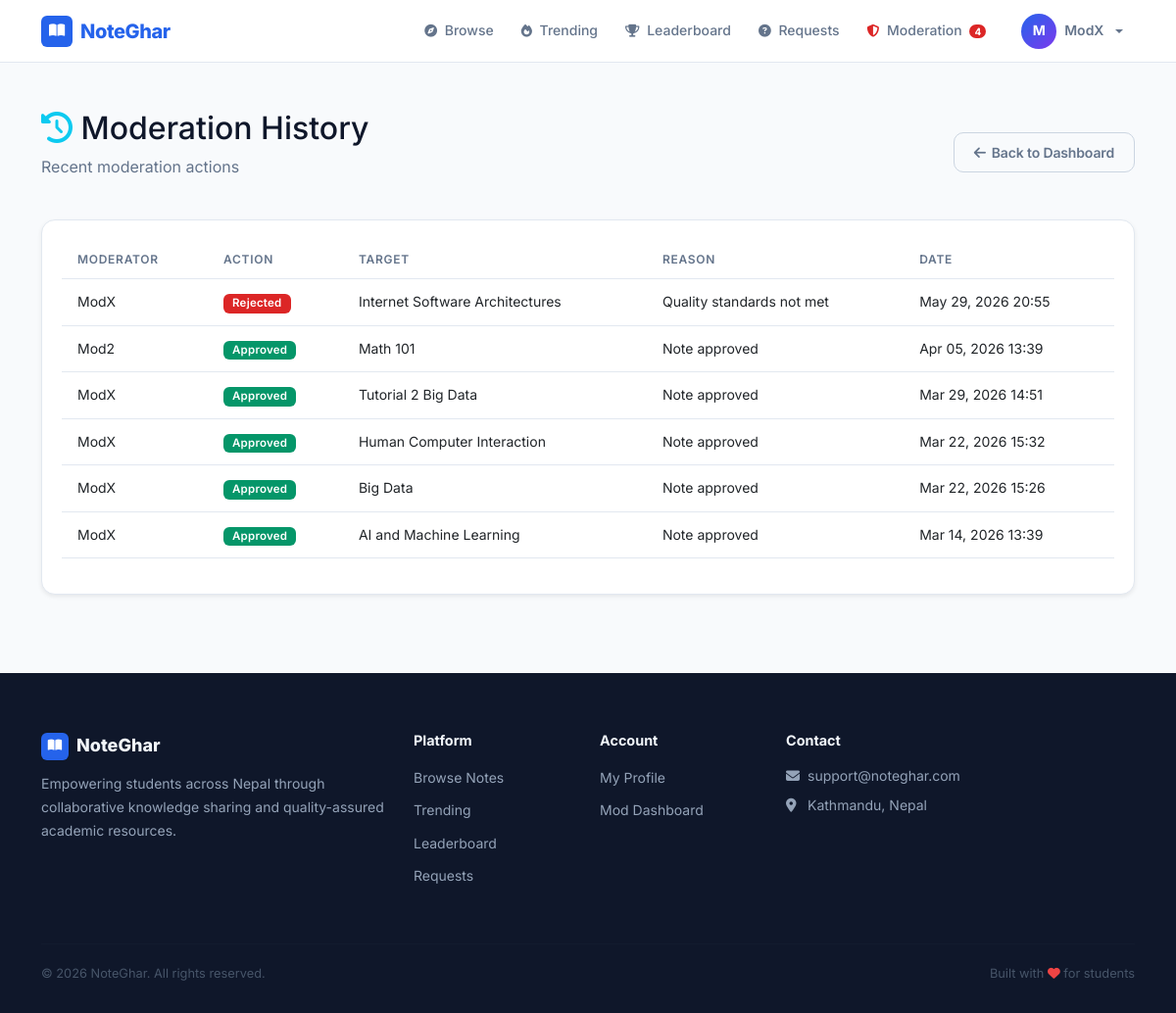
The page /moderation/history/ (signed in) on the database its author committed.
### accounts/models.py (models this page shows, shortened)
class User(AbstractUser):
    ROLE_CHOICES = (
        ('student', 'Student'),
        ('moderator', 'Moderator'),
        ('admin', 'Admin'),
    )
    role = models.CharField(max_length=20, choices=ROLE_CHOICES, default='student')
    phone = models.CharField(max_length=15, blank=True, null=True)
    institution = models.ForeignKey(
        'notes.Institution',
        on_delete=models.SET_NULL,
        null=True,
        blank=True,
        related_name='users',
        help_text='User\'s affiliated institution'
    )
    profile_picture = models.ImageField(upload_to='profiles/', blank=True, null=True)
    bio = models.TextField(blank=True, null=True)
    is_verified = models.BooleanField(default=False)
    specialization_courses = models.ManyToManyField(
        'notes.Course',
        blank=True,
        related_name='specialized_moderators',
        help_text='Courses this moderator specializes in'
    )
    specialization_subjects = models.ManyToManyField(
        'notes.Subject',
        blank=True,
        related_name='specialized_moderators',
        help_text='Specific subjects within courses'
    )
    qualification_document = models.FileField(
        upload_to='qualifications/%Y/%m/',
        blank=True,
        null=True,
        help_text='Upload degree certificate, transcript, or other proof of qualification (PDF, JPG, PNG)'
    )
    qualification_verified = models.BooleanField(
        default=False,
        help_text='Admin has verified the qualification documents'
    )
    qualification_notes = models.TextField(
        blank=True,
        help_text='Admin notes about qualification verification'
    )
    created_at = models.DateTimeField(auto_now_add=True)
    updated_at = models.DateTimeField(auto_now=True)
    def is_admin_user(self):
        return self.role == 'admin' or self.is_superuser

### moderation/models.py (models this page shows, shortened)
class ModerationAction(models.Model):
    ACTION_TYPES = [
        ('approve', 'Approved Content'),
        ('reject', 'Rejected Content'),
        ('remove', 'Removed Content'),
        ('warn', 'Warned User'),
        ('restore', 'Restored Content'),
        ('edit', 'Edited Content'),
    ]
    moderator = models.ForeignKey(
        settings.AUTH_USER_MODEL,
        on_delete=models.CASCADE,
        related_name='moderation_actions',
        help_text='Moderator who performed the action'
    )
    action_type = models.CharField(
        max_length=20,
        choices=ACTION_TYPES,
        db_index=True
    )
    note = models.ForeignKey(
        'notes.Note',
        on_delete=models.CASCADE,
        null=True,
        blank=True,
        related_name='moderation_actions'
    )
    report = models.ForeignKey(
        'notes.Report',
        on_delete=models.SET_NULL,
        null=True,
        blank=True,
        related_name='moderation_actions'
    )
    target_user = models.ForeignKey(
        settings.AUTH_USER_MODEL,
        on_delete=models.CASCADE,
        related_name='received_moderation_actions',
        null=True,
        blank=True,
        help_text='User who received this moderation action'
    )
    reason = models.TextField(
        help_text='Reason for this moderation action'
    )
    ip_address = models.GenericIPAddressField(
        null=True,
        blank=True,
        help_text='IP address of moderator'
    )
    created_at = models.DateTimeField(auto_now_add=True, db_index=True)
    class Meta:
        ordering = ['-created_at']
        indexes = [
            models.Index(fields=['moderator', '-created_at']),
            models.Index(fields=['action_type', '-created_at']),
            models.Index(fields=['note', '-created_at']),
        ]
        verbose_name = 'Moderation Action'
        verbose_name_plural = 'Moderation Actions'

### notes/models.py (models this page shows, shortened)
class Note(models.Model):
    STATUS_CHOICES = (
        ('pending', 'Pending Review'),
        ('approved', 'Approved'),
        ('rejected', 'Rejected'),
    )
    title = models.CharField(max_length=300)
    description = models.TextField()
    subject = models.ForeignKey(Subject, on_delete=models.CASCADE, related_name='notes')
    course = models.ForeignKey(Course, on_delete=models.CASCADE, related_name='notes')
    semester = models.ForeignKey(Semester, on_delete=models.CASCADE, related_name='notes')
    assigned_moderator = models.ForeignKey(
        settings.AUTH_USER_MODEL,
        on_delete=models.SET_NULL,
        null=True,
        blank=True,
        related_name='assigned_notes',
        help_text='Moderator assigned to review this note'
    )
    file = models.FileField(
        upload_to='notes/%Y/%m/',
        validators=[FileExtensionValidator(allowed_extensions=['pdf', 'docx', 'doc', 'ppt', 'pptx'])]
    )
    file_size = models.IntegerField(default=0, help_text="File size in bytes")
    uploaded_by = models.ForeignKey(settings.AUTH_USER_MODEL, on_delete=models.CASCADE, related_name='notes')
    status = models.CharField(max_length=20, choices=STATUS_CHOICES, default='pending')
    tags = models.ManyToManyField(Tag, blank=True, related_name='notes')
    download_count = models.IntegerField(default=0)
    view_count = models.IntegerField(default=0)
    created_at = models.DateTimeField(auto_now_add=True)
    updated_at = models.DateTimeField(auto_now=True)
    approved_at = models.DateTimeField(null=True, blank=True)
    approved_by = models.ForeignKey(
        settings.AUTH_USER_MODEL,
        on_delete=models.SET_NULL,
        null=True,
        blank=True,
        related_name='approved_notes'
    )
    class Meta:
        ordering = ['-created_at']

### moderation/views.py (the view)
# urls.py: path('history/', views.moderation_history, name='history'),
@user_passes_test(is_moderator)
def moderation_history(request):
    actions = ModerationAction.objects.select_related(
        'moderator', 'note', 'target_user'
    ).order_by('-created_at')
    moderator_id = request.GET.get('moderator')
    if moderator_id:
        actions = actions.filter(moderator_id=moderator_id)
    action_type = request.GET.get('type')
    if action_type:
        actions = actions.filter(action_type=action_type)
    actions = actions[:50]  # Limit to 50 for now
    context = {
        'actions': actions,
        'total_count': actions.count(),
    }
    return render(request, 'moderation/history.html', context)

### core/templates/moderation/history.html (shortened to what this page needs)
{% extends 'base.html' %}
{% block content %}
<div class="container my-5">
    <div class="d-flex justify-content-between align-items-center mb-4">
        <div>
            <h2><i class="fas fa-history text-info"></i> Moderation History</h2>
            <p class="text-muted">Recent moderation actions</p>
        </div>
        <a href="{% url 'moderation:dashboard' %}" class="btn btn-outline-secondary">
            <i class="fas fa-arrow-left"></i> Back to Dashboard
        </a>
    </div>
    {% if actions %}
        <div class="card shadow-sm">
            <div class="card-body">
                <div class="table-responsive">
                    <table class="table table-hover">
                        <thead>
                            <tr>
                                <th>Moderator</th>
                                <th>Action</th>
                                <th>Target</th>
                                <th>Reason</th>
                                <th>Date</th>
                            </tr>
                        </thead>
                        <tbody>
                            {% for action in actions %}
                            <tr>
                                <td>{{ action.moderator.username }}</td>
                                <td>
                                    {% if action.action_type == 'approve' %}
                                        <span class="badge bg-success">Approved</span>
                                    {% elif action.action_type == 'reject' %}
                                        <span class="badge bg-danger">Rejected</span>
                                    {% elif action.action_type == 'remove' %}
                                        <span class="badge bg-warning text-dark">Removed</span>
                                    {% else %}
                                        <span class="badge bg-secondary">{{ action.get_action_type_display }}</span>
                                    {% endif %}
                                </td>
                                <td>
                                    {% if action.note %}
                                        {{ action.note.title|truncatewords:6 }}
                                    {% elif action.target_user %}
                                        User: {{ action.target_user.username }}
                                    {% else %}
                                        -
                                    {% endif %}
                                </td>
                                <td>{{ action.reason|truncatewords:8 }}</td>
                                <td>{{ action.created_at|date:"M d, Y H:i" }}</td>
                            </tr>
                            {% endfor %}
                        </tbody>
                    </table>
                </div>
            </div>
        </div>
    {% else %}
        <div class="alert alert-info text-center">
            <p class="mb-0">No moderation history available.</p>
        </div>
    {% endif %}
</div>
{% endblock %}

### core/templates/base.html (shortened to what this page needs)
<!DOCTYPE html>
<html lang="en">
<head>
    <link href="https://cdn.jsdelivr.net/npm/bootstrap@5.3.0/dist/css/bootstrap.min.css" rel="stylesheet">
    <link rel="stylesheet" href="https://cdnjs.cloudflare.com/ajax/libs/font-awesome/6.4.0/css/all.min.css">
</head>
<body>
    <nav class="navbar navbar-expand-lg">
        <div class="container d-flex align-items-center">
            <a class="navbar-brand" href="{% url 'core:home' %}">
                <span class="brand-icon"><i class="fas fa-book-open"></i></span>
                NoteGhar
            </a>
            <div class="collapse navbar-collapse" id="navbarNav">
                <ul class="navbar-nav ms-auto align-items-lg-center gap-1">
                    <li class="nav-item">
                        <a class="nav-link" href="{% url 'notes:list' %}"><i class="fas fa-compass"></i> Browse</a>
                    </li>
                    <li class="nav-item">
                        <a class="nav-link" href="{% url 'notes:trending' %}"><i class="fas fa-fire"></i> Trending</a>
                    </li>
                    <li class="nav-item">
                        <a class="nav-link" href="{% url 'notes:leaderboard' %}"><i class="fas fa-trophy"></i> Leaderboard</a>
                    </li>
                    {% if user.is_authenticated %}
                        <li class="nav-item">
                            <a class="nav-link" href="{% url 'notes:request_board' %}"><i class="fas fa-question-circle"></i> Requests</a>
                        </li>
                        {% if user.role in 'moderator,admin' or user.is_superuser %}
                        <li class="nav-item">
                            <a class="nav-link" href="{% url 'moderation:dashboard' %}">
                                <i class="fas fa-shield-alt" style="color: var(--danger);"></i> Moderation
                                {% if total_pending %}
                                    <span class="navbar-pending-badge">{{ total_pending }}</span>
                                {% endif %}
                            </a>
                        </li>
                        {% endif %}
                        <li class="nav-item dropdown ms-lg-2">
                            <a class="nav-link dropdown-toggle d-flex align-items-center gap-2" href="#" id="userDropdown" role="button" data-bs-toggle="dropdown">
                                <span class="user-avatar" style="padding:0;overflow:hidden;">
                                    {% if user.profile_picture %}
                                        <img src="{{ user.profile_picture.url }}" alt="{{ user.username }}" style="width:36px;height:36px;object-fit:cover;border-radius:50%;">
                                    {% else %}
                                        {{ user.username|slice:":1"|upper }}
                                    {% endif %}
                                </span>
                                <span class="d-none d-lg-inline" style="font-size: 0.875rem; font-weight: 600;">{{ user.username }}</span>
                            </a>
                        </li>
                    {% endif %}
                </ul>
            </div>
        </div>
    </nav>
    {% block content %}{% endblock %}
    <footer>
        <div class="container">
            <div class="row g-4">
                <div class="col-lg-4">
                    <div class="brand-footer">
                        <span class="icon"><i class="fas fa-book-open"></i></span>
                        NoteGhar
                    </div>
                    <p style="font-size: 0.875rem; line-height: 1.7;">Empowering students across Nepal through collaborative knowledge sharing and quality-assured academic resources.</p>
                </div>
                <div class="col-sm-4 col-lg-2">
                    <h5>Platform</h5>
                    <ul class="list-unstyled" style="display: flex; flex-direction: column; gap: 8px;">
                        <li><a href="{% url 'notes:list' %}">Browse Notes</a></li>
                        <li><a href="{% url 'notes:trending' %}">Trending</a></li>
                        <li><a href="{% url 'notes:leaderboard' %}">Leaderboard</a></li>
                        <li><a href="{% url 'notes:request_board' %}">Requests</a></li>
                    </ul>
                </div>
                <div class="col-sm-4 col-lg-2">
                    <h5>Account</h5>
                    <ul class="list-unstyled" style="display: flex; flex-direction: column; gap: 8px;">
                        {% if user.is_authenticated %}
                        <li><a href="{% url 'accounts:profile' %}">My Profile</a></li>
                        {% if user.role == 'student' %}
                        <li><a href="{% url 'notes:my_notes' %}">My Notes</a></li>
                        <li><a href="{% url 'notes:my_bookmarks' %}">Bookmarks</a></li>
                        <li><a href="{% url 'accounts:signup_moderator' %}">Become a Moderator</a></li>
                        {% elif user.role == 'moderator' %}
                        <li><a href="{% url 'moderation:dashboard' %}">Mod Dashboard</a></li>
                        {% elif user.is_admin_user %}
                        <li><a href="{% url 'admin_dashboard' %}">Admin Dashboard</a></li>
                        {% endif %}
                        {% else %}
                        <li><a href="{% url 'accounts:signup_student' %}">Student Sign Up</a></li>
                        <li><a href="{% url 'accounts:signup_moderator' %}">Become a Moderator</a></li>
                        <li><a href="{% url 'accounts:student_login' %}">Log In</a></li>
                        {% endif %}
                    </ul>
                </div>
                <div class="col-sm-4 col-lg-4">
                    <h5>Contact</h5>
                    <div style="display: flex; flex-direction: column; gap: 8px; font-size: 0.875rem;">
                        <a href="mailto:notegharsupport@gmail.com"><i class="fas fa-envelope me-2" style="width: 14px;"></i>support@noteghar.com</a>
                        <span><i class="fas fa-map-marker-alt me-2" style="width: 14px;"></i>Kathmandu, Nepal</span>
                    </div>
                </div>
            </div>
            <hr>
            <div class="d-flex flex-wrap justify-content-between align-items-center footer-bottom">
                <span>&copy; 2026 NoteGhar. All rights reserved.</span>
                <span>Built with <i class="fas fa-heart" style="color: #EF4444;"></i> for students</span>
            </div>
        </div>
    </footer>
</body>
</html>

### rows shown on the page
User: username "M", username "ModX"
ModerationAction: moderator.username "ModX", action_type "Rejected", note "Internet Software Architectures", reason "Quality standards not met", created_at "May 29, 2026 20:55"
ModerationAction: moderator.username "Mod2", action_type "Approved", note "Math 101", reason "Note approved", created_at "Apr 05, 2026 13:39"
ModerationAction: moderator.username "ModX", action_type "Approved", note "Tutorial 2 Big Data", reason "Note approved", created_at "Mar 29, 2026 14:51"
ModerationAction: moderator.username "ModX", action_type "Approved", note "Human Computer Interaction", reason "Note approved", created_at "Mar 22, 2026 15:32"
ModerationAction: moderator.username "ModX", action_type "Approved", note "Big Data", reason "Note approved", created_at "Mar 22, 2026 15:26"
ModerationAction: moderator.username "ModX", action_type "Approved", note "AI and Machine Learning", reason "Note approved", created_at "Mar 14, 2026 13:39"

### other values the page prints
{{ total_pending }} "4"
